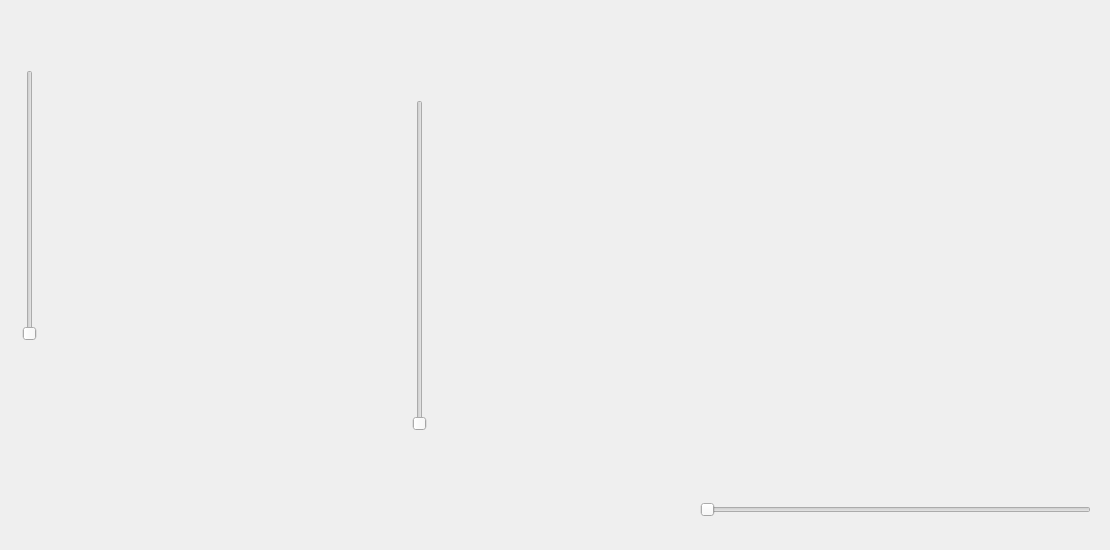
      <widget class="QWidget" name="tab_8">
       <attribute name="title">
        <string>页</string>
       </attribute>
       <widget class="OGaugeCompass" name="oGaugeCompass">
        <property name="geometry">
         <rect>
          <x>100</x>
          <y>80</y>
          <width>291</width>
          <height>241</height>
         </rect>
        </property>
       </widget>
       <widget class="QSlider" name="verticalSlider">
        <property name="geometry">
         <rect>
          <x>20</x>
          <y>70</y>
          <width>19</width>
          <height>271</height>
         </rect>
        </property>
        <property name="maximum">
         <number>360</number>
        </property>
        <property name="orientation">
         <enum>Qt::Vertical</enum>
        </property>
       </widget>
       <widget class="ORulerTemp" name="oRulerTemp">
        <property name="geometry">
         <rect>
          <x>460</x>
          <y>30</y>
          <width>111</width>
          <height>511</height>
         </rect>
        </property>
        <property name="minValue">
         <double>0.000000000000000</double>
        </property>
        <property name="maxValue">
         <double>100.000000000000000</double>
        </property>
        <property name="value">
         <double>37.000000000000000</double>
        </property>
        <property name="precision">
         <number>0</number>
        </property>
        <property name="longStep">
         <number>10</number>
        </property>
        <property name="shortStep">
         <number>2</number>
        </property>
        <property name="space">
         <number>10</number>
        </property>
        <property name="userValue">
         <double>15.000000000000000</double>
        </property>
        <property name="barBgColor">
         <color>
          <red>255</red>
          <green>85</green>
          <blue>0</blue>
         </color>
        </property>
        <property name="barColor">
         <color>
          <red>0</red>
          <green>170</green>
          <blue>0</blue>
         </color>
        </property>
        <property name="barPosition">
         <enum>ORulerTemp::BarPosition_Center</enum>
        </property>
        <property name="tickPosition">
         <enum>ORulerTemp::TickPosition_Both</enum>
        </property>
       </widget>
       <widget class="QSlider" name="verticalSlider_2">
        <property name="geometry">
         <rect>
          <x>410</x>
          <y>100</y>
          <width>19</width>
          <height>331</height>
         </rect>
        </property>
        <property name="orientation">
         <enum>Qt::Vertical</enum>
        </property>
       </widget>
       <widget class="OGaugeSpeed" name="oGaugeSpeed">
        <property name="geometry">
         <rect>
          <x>670</x>
          <y>70</y>
          <width>431</width>
          <height>431</height>
         </rect>
        </property>
        <property name="precision">
         <number>2</number>
        </property>
        <property name="scaleMinor">
         <number>4</number>
        </property>
        <property name="startAngle">
         <number>60</number>
        </property>
        <property name="endAngle">
         <number>300</number>
        </property>
        <property name="ringWidth">
         <number>35</number>
        </property>
        <property name="ringMidPercent">
         <number>40</number>
        </property>
        <property name="ringEndPercent">
         <number>30</number>
        </property>
        <property name="ringColorEnd">
         <color>
          <red>255</red>
          <green>170</green>
          <blue>0</blue>
         </color>
        </property>
        <property name="textColor">
         <color>
          <red>255</red>
          <green>170</green>
          <blue>255</blue>
         </color>
        </property>
       </widget>
       <widget class="QSlider" name="horizontalSlider_4">
        <property name="geometry">
         <rect>
          <x>700</x>
          <y>500</y>
          <width>391</width>
          <height>20</height>
         </rect>
        </property>
        <property name="orientation">
         <enum>Qt::Horizontal</enum>
        </property>
       </widget>
      </widget>
